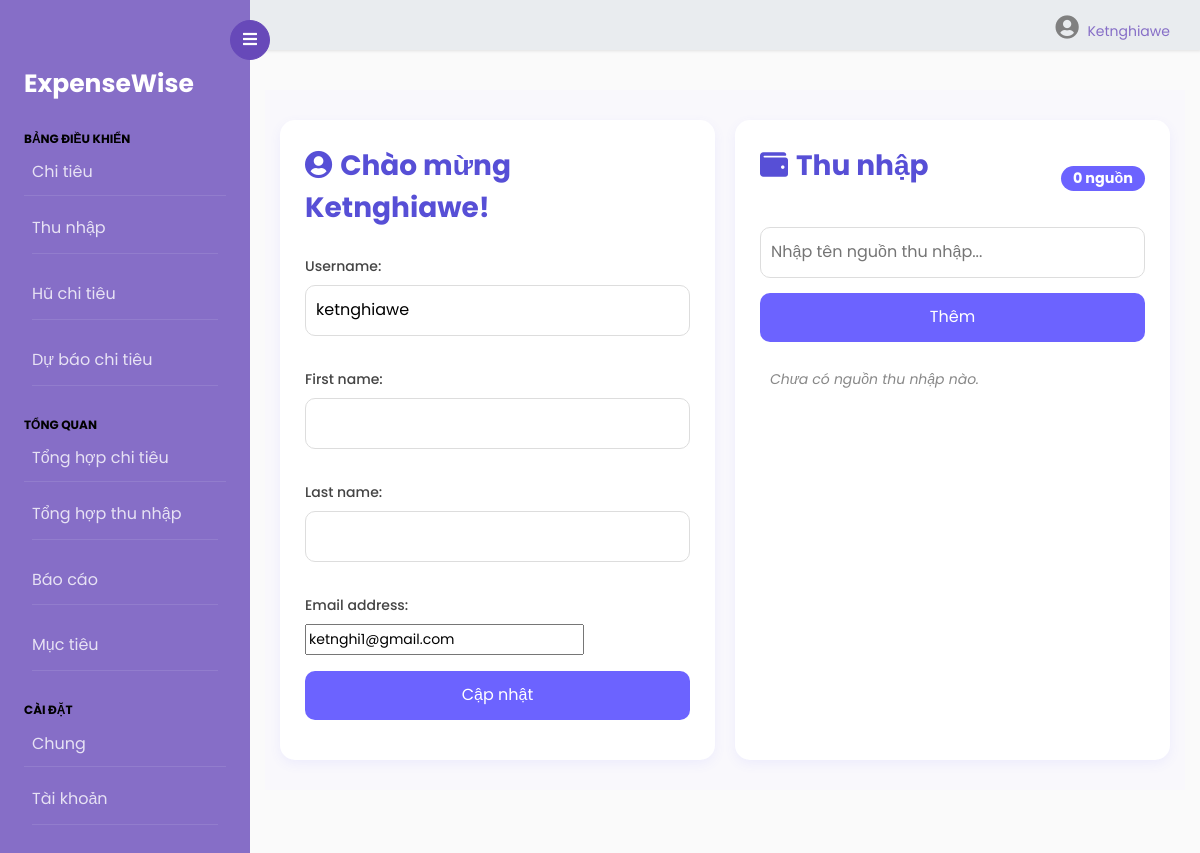
The page /account/ (signed in) on the database as committed earlier.
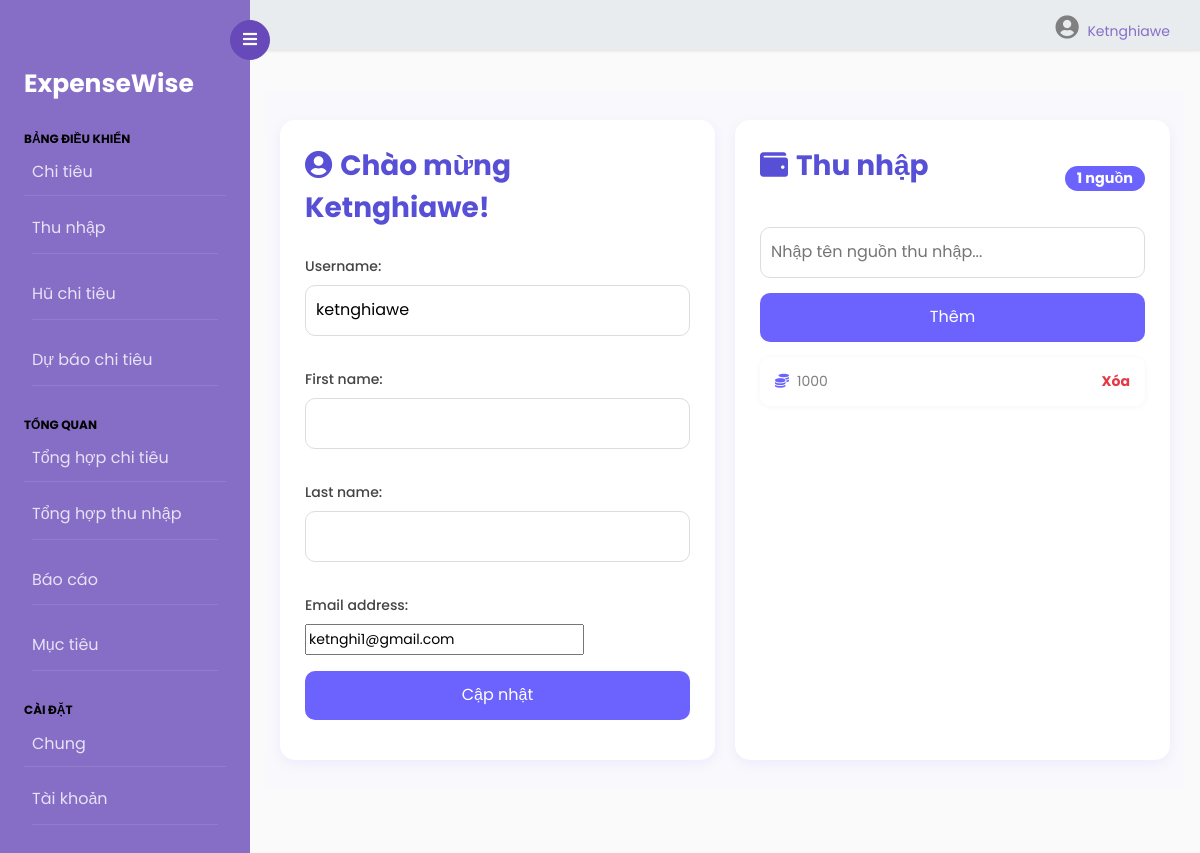
The same page on the database as committed later.
### userincome/models.py (models this page shows)
class Source(models.Model):
    name = models.CharField(max_length=255)
    owner = models.ForeignKey(to=User, on_delete=models.CASCADE)
    def __str__(self):
        return self.name

### userprofile/views.py (the view)
# urls.py: path('account/',include('userprofile.urls'))
def userprofile(request):
    Sources=Source.objects.filter(owner=request.user)
    if request.user.is_authenticated:
        if request.method=="POST":
            form=User_Profile(data=request.POST,instance=request.user)
            if form.is_valid():
                form.save()
                messages.success(request,'Profile Updated Successfully!!')
        else:
            form=User_Profile(instance=request.user)
        return render(request,'userprofile/profile.html',{'form':form,'sources':Sources})
    else:
        messages.info(request,"You need to login first to view your profile")
        return HttpResponseRedirect('/authentication/login/')

### userprofile/forms.py
class User_Profile(UserChangeForm):
    password=None
    class Meta:
        model = User
        fields=['username','first_name','last_name','email']

### templates/userprofile/profile.html (shortened to what this page needs)
{% extends "base.html" %}
{% block content %}
<div class="container">
    <div class="form-section">
        <h3><i class="fas fa-user-circle me-2"></i>Chào mừng {{ request.user.username|capfirst }}!</h3>
        <form action="" method="post">
            {% for fm in form %}
                <div class="mb-3">
                    <label>{{ fm.label_tag }}</label>
                    {{ fm }}
                </div>
            {% endfor %}
            <input type="submit" value="Cập nhật">
        </form>
    </div>
    <div class="source-section">
        <div class="section-title">
            <h3><i class="fas fa-wallet me-2"></i>Thu nhập</h3>
            <span class="badge">{{ sources|length }} nguồn</span>
        </div>
        <form action="{% url 'addSource' %}" method="POST">
            <input type="text" name="Source" placeholder="Nhập tên nguồn thu nhập...">
            <input type="submit" value="Thêm">
        </form>
        <ul>
            {% if sources %}
                {% for source in sources %}
                <li class="list">
                    <span><i class="fas fa-coins"></i>{{ source }}</span>
                    <a href="{% url 'deleteSource' source.id %}">Xóa</a>
                </li>
                {% endfor %}
            {% else %}
                <div class="no-data">Chưa có nguồn thu nhập nào.</div>
            {% endif %}
        </ul>
    </div>
</div>
{% endblock content %}

### templates/navbar.html (shortened to what this page needs)
<!DOCTYPE html>
<html>
<head>
    <link rel="stylesheet" href="https://cdnjs.cloudflare.com/ajax/libs/font-awesome/5.15.3/css/all.min.css">
</head>
<body>
    <nav class="navbar">
        <ul>
            <li>
                {% if request.user.is_authenticated %}
                <i class="fas fa-user-circle" style="font-size:24px"></i>
                <a href="#" class="user">{{ request.user.username|capfirst }}</a>
                {% else %}
                <a href="{% url 'login' %}">Đăng nhập</a>
                <a href="{% url 'register' %}">Đăng ký</a>
                {% endif %}
            </li>
        </ul>
    </nav>
</body>
</html>

Rows that differ between the two databases and show on the page:
added Source: name "1000"
Other text that changed with them:
{{ sources|length }}: "0" → "1"
text no longer shown: "Chưa có nguồn thu nhập nào."
